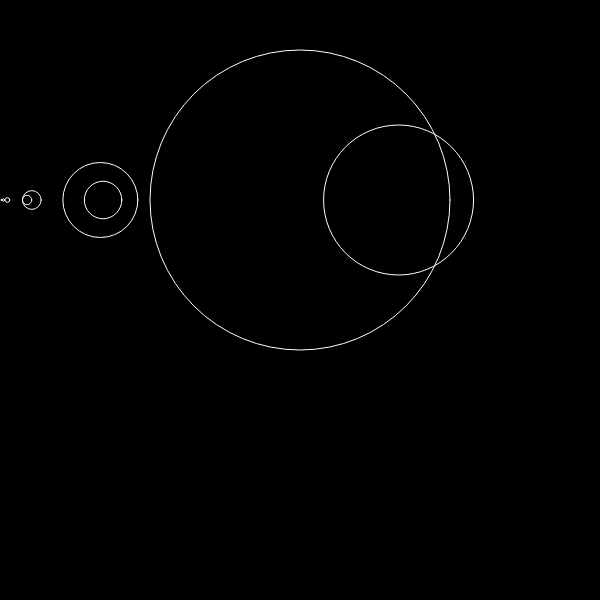
Frame 1 (no input)
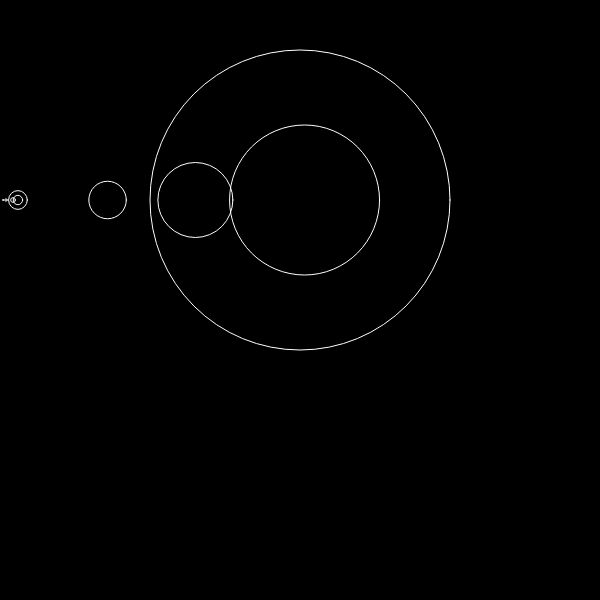
Frame 2 (the mouse pressed at the canvas centre, redrawn once)

The p5.js sketch that drew these frames (run headless with seeded random() and noise() and a simulated clock; the mouse was pressed at the canvas centre and the sketch redrawn once):

// p5.js sketch
// ── sketch.js
/*
Et objekt er en måde at samle variable på. Nedenfor ser du en variabel - square - som er skrevet som en funktion. 
*/

var branches;
var oldX;

function setup() {
    createCanvas(600, 600);
    noLoop();
}

function draw() {
    background(0);
    stroke(255);
    noFill();
    drawCircle(300, 200, 300);
}

function drawCircle(x, y, d) {
    ellipse(x, y, d);
    let newD = d *  random(0.2, .85);
    if (x < width && d > [2]) {
        drawCircle(newD + newD, y, d*0.5 );
    }
}


/*
OPGAVER

--Lav en funktion - drawCircle - som tegner ellipsen i stedet for draw

--Giv funktionen drawCircle parametrene x, y og diameter (dvs send dem med i parentesen)

--Kald så funktionen drawCircle som den sidste linje i draw. Hvad sker? Det samme som før!

--Prøv engang - for eksperimentets skyld - at udvide funktionen drawCircle, så den efter at have tegnet ellipsen, kalder sig selv med parametrene: x+20, y diam

--Det her ser fint nok ud. Men det lugter lidt af et uendeligt loop! Vi har brug for noget ligesom i et for eller while loop - der ligesom stopper koden før den løber løbsk. Du kan i øvrigt også kigge i konsollen og se at den ellers flotte form giver en fejl..

--Prøv at lav en betingelse (if) som spørger om x er større end width - og kun udfører funktionskaldet til drawCircle HVIS x er mindre end width

Lad os nu sige at vi både vil bevæge os på x-aksen og blive mindre. Hvordan sætter vi cirklen til at blive halvt så stor hver gang?

Prøv så at gøre x-aksen afhængig af diameteren - gang x med d*0.5 hver gangi stedet for at sætte den til +20..

Fint nok - men upS!! Der var fejlen i konsollen igen - udfør også kun funktionskaldet, hvis d også er > 2..

Så lad os prøve at tænke. Her er en cirkel som tegnes til højre for sig selv igen og igen. 

Hvad hvis vi også gerne vil have den til at tegnes til venstre?

Og ja.. hvad hvis vi i det hele taget vil lave selve definitionen af en cirkel om: så en cirkel er en cirkel med en cirkel til højre og venstre for midten af sig selv?

Så vil vi skabe en fraktal. En figur der når vi zoomer ind på dens mindste bestanddel, udfolder præcis det samme mønster som alle andre dele...

Mange organismer i naturen har fraktale egenskab - lyn, planter, træer...

lad os prøve at bede funktionen om - ikke bare at tgne en cirkel til højre - men også en til venstre. Indsæt et ellipse statement lige efter det første (og træk den halve diameter fra i stedet)..


Prøv at tenge en enkelt ellipse på y aksen også...

Det her er en sierpinski triangle - en trekant lavet af næsten uendelige cirkelformer

Så - nu tegner vi en masse frktaler - men gør ingenting for at animere det. 

Prøv fx..

At give den oprindelige størrelse til mouseX

Prøv så at udvide setup med funktionen noLoop();



























*/
